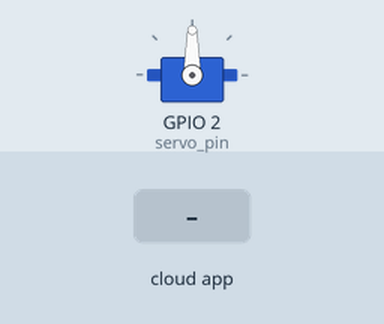
Bench run of a sketch on a simulated ESP8266 (NodeMCU). Shown: servo. The inputs (shaded band) are chosen by the test bench. WiFi joins after 1.5 s; servers stay silent unless stated; what the sketch prints to the serial monitor is not drawn.

Above: at 2.7 s.
2.8 s: the phone or cloud app sets lamp to 0
At 3.9 s:
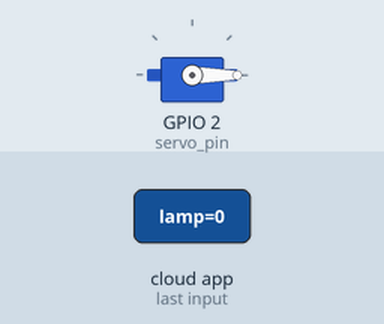
4.3 s: the phone or cloud app sets lamp to 1
At 5.0 s:
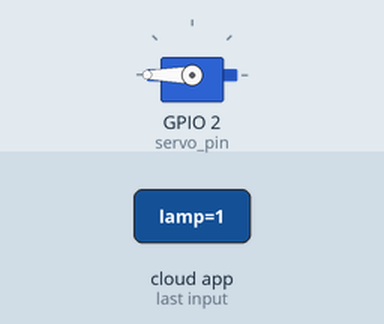
Timing chart, 0 to 7.3 s (numbered marks = the images above; inputs shaded):
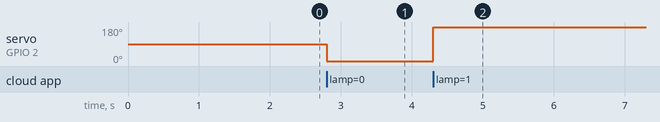

Measured:
- after the input at 2.8 s, servo on GPIO 2 (servo_pin): 90° → 0° at once
- after the input at 4.3 s, servo on GPIO 2 (servo_pin): 0° → 180° at once

The sketch:

AutomaticLightSwitch.ino
```cpp
// Voice Controlled Light Switch using Servo Motor
#include <Arduino.h>
#include <Servo.h>
#ifdef ESP32
#include <WiFi.h>
#else
#include <ESP8266WiFi.h>
#endif
#include<fauxmoESP.h>

// Rename the credentials.sample.h file to credentials.h and
// edit it according to your router configuration
#include "credentials.h"
fauxmoESP fauxmo; // Initialize Object

// -----------------------------------------------------------------------------

#define SERIAL_BAUDRATE     115200
#define servo_pin           2
#define ID                  "lamp" // Name Alexa Recognizes

Servo myservo; //Servo Object
int pos = 0;


// Wifi
void wifiSetup() {

  // Set WIFI module to STA mode
  WiFi.mode(WIFI_STA);

  // Connect
  Serial.printf("[WIFI] Connecting to %s ", WIFI_SSID);
  WiFi.begin(WIFI_SSID, WIFI_PASS);

  // Wait
  while (WiFi.status() != WL_CONNECTED) {
    Serial.print(".");
    delay(100);
  }
  Serial.println();

  // Connected!
  Serial.printf("[WIFI] STATION Mode, SSID: %s, IP address: %s\n", WiFi.SSID().c_str(), WiFi.localIP().toString().c_str());

}

void setup() {

  // Init serial port and clean garbage
  Serial.begin(SERIAL_BAUDRATE);
  Serial.println();
  Serial.println();

  // Servo
  myservo.attach(servo_pin);


  // Wifi
  wifiSetup();

  // By default, fauxmoESP creates it's own webserver on the defined port
  // The TCP port must be 80 for gen3 devices (default is 1901)
  // This has to be done before the call to enable()
  fauxmo.createServer(true); // not needed, this is the default value
  fauxmo.setPort(80); // This is required for gen3 devices

  // You have to call enable(true) once you have a WiFi connection
  // You can enable or disable the library at any moment
  // Disabling it will prevent the devices from being discovered and switched
  fauxmo.enable(true);

  // You can use different ways to invoke alexa to modify the devices state:
  // "Alexa, turn yellow lamp on"
  // "Alexa, turn on yellow lamp
  // "Alexa, set yellow lamp to fifty" (50 means 50% of brightness, note, this example does not use this functionality)

  // Add virtual devices
  fauxmo.addDevice(ID);

  // Below Function only triggered if Alexa receives the command
  fauxmo.onSetState([](unsigned char device_id, const char * device_name, bool state, unsigned char value) {

    // Callback when a command from Alexa is received.
    // You can use device_id or device_name to choose the element to perform an action onto (relay, LED,...)
    // State is a boolean (ON/OFF) and value a number from 0 to 255 (if you say "set kitchen light to 50%" you will receive a 128 here).
    // Just remember not to delay too much here, this is a callback, exit as soon as possible.
    // If you have to do something more involved here set a flag and process it in your main loop.

    Serial.printf("[MAIN] Device #%d (%s) state: %s value: %d\n", device_id, device_name, state ? "ON" : "OFF", value);

    // Checking for device_id is simpler if you are certain about the order they are loaded and it does not change.
    // Otherwise comparing the device_name is safer.

    if (strcmp(device_name, ID) == 0) {
      Serial.println("Successful Detection");
      if (state) {
        // Rotate Servo to turn the switch on
        // Rotating the servo in a loop to do small movements caused an error, still have not figured that out.
        Serial.println(state);
        myservo.write(180);
      }
      else {
        // Rotate Servo to turn the switch off
        Serial.println(state);
        myservo.write(0);
      }
    }
  });

}

void loop() {

  // fauxmoESP uses an async TCP server but a sync UDP server
  // Therefore, we have to manually poll for UDP packets
  fauxmo.handle();

  // This is a sample code to output free heap every 5 seconds
  // This is a cheap way to detect memory leaks
  static unsigned long last = millis();
  if (millis() - last > 5000) {
    last = millis();
    Serial.printf("[MAIN] Free heap: %d bytes\n", ESP.getFreeHeap());
  }
}
```

credentials.h
```cpp
#define WIFI_SSID "PUT STUFF HERE"
#define WIFI_PASS "PUT STUFF HERE"
```
